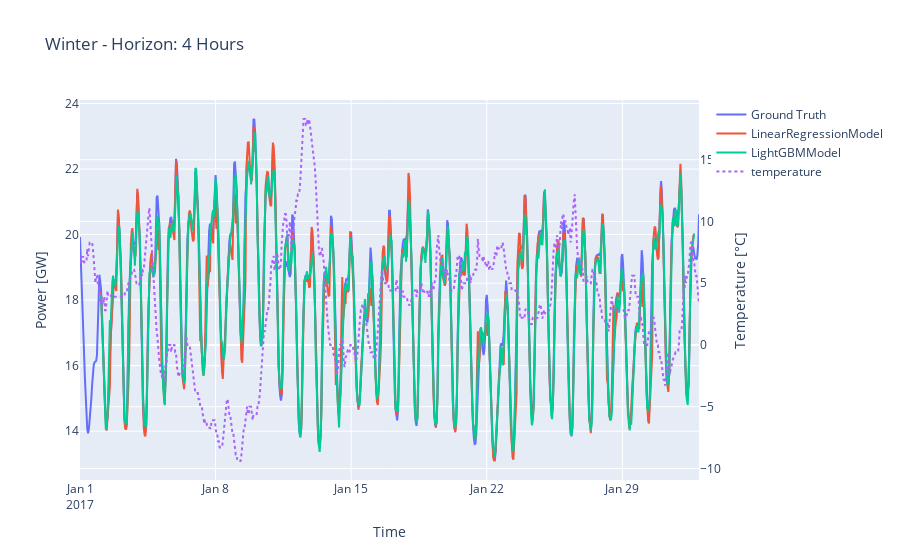
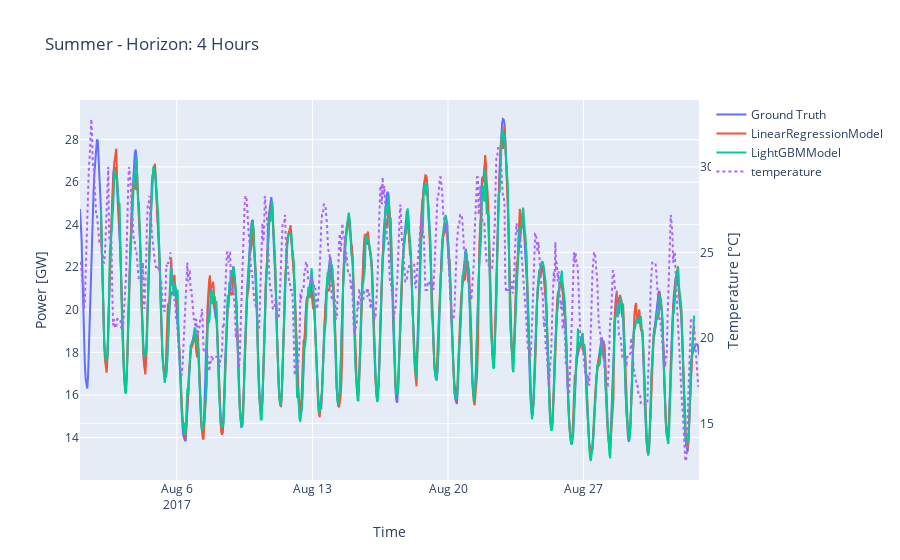
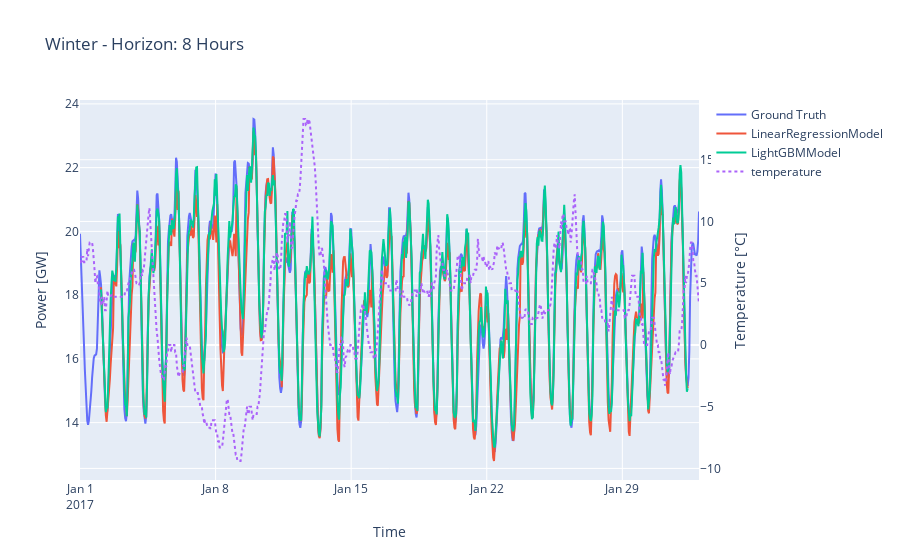
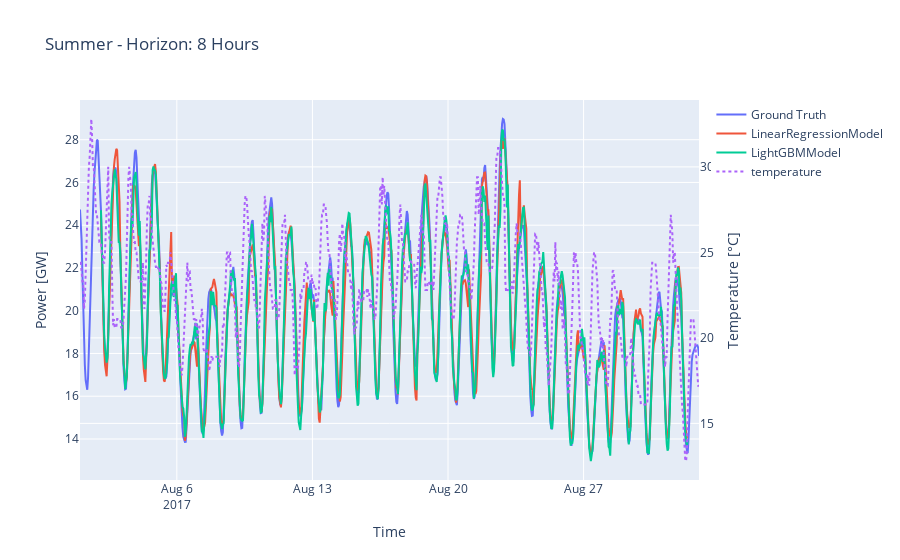

Write notebook code for charts like these, in order.
### Markdown cell above
### Plot 1: Side-by-side comparison of the models

### Code cell
temp_data = {'Summer': df_cov_test.iloc[:,0], 'Winter': df_cov_val.iloc[:,0]}


for n_ahead, dict_result_season in dict_result_n_ahead.items():

    for season, (_, preds_per_model, gt) in dict_result_season.items():
        fig = go.Figure()

        # Add the ground truth data to the left axis
        fig.add_trace(go.Scatter(x=gt.pd_series().index, y=gt.pd_series().values, name="Ground Truth", yaxis="y1"))

        for model_name in model_names:
            preds = preds_per_model[model_name]
            fig.add_trace(go.Scatter(x=preds.pd_series().index, y=preds.pd_series().values, name=model_name, yaxis="y1"))

        # Add the df_cov_test data to the right axis
        
        series_weather = temp_data[season]
        fig.add_trace(go.Scatter(
        x=series_weather.index,
        y=series_weather.values,
        name="temperature",
        yaxis="y2",
        line=dict(dash="dot")  # Set the line style to dotted
    ))

        fig.update_layout(
            title=f"{season} - Horizon: {n_ahead// timesteps_per_hour} Hours",
            xaxis=dict(title="Time"),
            yaxis=dict(title=f"Power [{ts_train[0].components[0][-2:]}]", side="left"),
            yaxis2=dict(title="Temperature [°C]", overlaying="y", side="right"),
        )

        fig.show()
        wandb.log({f"{season} - Side-by-side comparison of predictions and the ground truth": fig})

### Figure 1 — Plotly figure (JSON) as saved in the notebook; plotly's stock layout.template omitted (floating-point values rounded to 4 significant figures; data arrays with more than 128 entries replaced by an {"elided": "..."} marker saying what was removed)
{"data": [{"name": "Ground Truth", "type": "scatter", "x": {"elided": "768 str values"}, "y": {"elided": "768 float values"}, "yaxis": "y"}, {"name": "LinearRegressionModel", "type": "scatter", "x": {"elided": "736 str values"}, "y": {"elided": "736 float values"}, "yaxis": "y"}, {"name": "LightGBMModel", "type": "scatter", "x": {"elided": "736 str values"}, "y": {"elided": "736 float values"}, "yaxis": "y"}, {"line": {"dash": "dot"}, "name": "temperature", "type": "scatter", "x": {"elided": "768 str values"}, "y": {"elided": "768 float values"}, "yaxis": "y2"}], "layout": {"title": {"text": "Winter - Horizon: 4 Hours"}, "xaxis": {"title": {"text": "Time"}}, "yaxis": {"side": "left", "title": {"text": "Power [GW]"}}, "yaxis2": {"overlaying": "y", "side": "right", "title": {"text": "Temperature [°C]"}}}}

### Figure 2 — Plotly figure (JSON) as saved in the notebook; plotly's stock layout.template omitted (floating-point values rounded to 4 significant figures; data arrays with more than 128 entries replaced by an {"elided": "..."} marker saying what was removed)
{"data": [{"name": "Ground Truth", "type": "scatter", "x": {"elided": "768 str values"}, "y": {"elided": "768 float values"}, "yaxis": "y"}, {"name": "LinearRegressionModel", "type": "scatter", "x": {"elided": "736 str values"}, "y": {"elided": "736 float values"}, "yaxis": "y"}, {"name": "LightGBMModel", "type": "scatter", "x": {"elided": "736 str values"}, "y": {"elided": "736 float values"}, "yaxis": "y"}, {"line": {"dash": "dot"}, "name": "temperature", "type": "scatter", "x": {"elided": "768 str values"}, "y": {"elided": "768 float values"}, "yaxis": "y2"}], "layout": {"title": {"text": "Summer - Horizon: 4 Hours"}, "xaxis": {"title": {"text": "Time"}}, "yaxis": {"side": "left", "title": {"text": "Power [GW]"}}, "yaxis2": {"overlaying": "y", "side": "right", "title": {"text": "Temperature [°C]"}}}}

### Figure 3 — Plotly figure (JSON) as saved in the notebook; plotly's stock layout.template omitted (floating-point values rounded to 4 significant figures; data arrays with more than 128 entries replaced by an {"elided": "..."} marker saying what was removed)
{"data": [{"name": "Ground Truth", "type": "scatter", "x": {"elided": "768 str values"}, "y": {"elided": "768 float values"}, "yaxis": "y"}, {"name": "LinearRegressionModel", "type": "scatter", "x": {"elided": "728 str values"}, "y": {"elided": "728 float values"}, "yaxis": "y"}, {"name": "LightGBMModel", "type": "scatter", "x": {"elided": "728 str values"}, "y": {"elided": "728 float values"}, "yaxis": "y"}, {"line": {"dash": "dot"}, "name": "temperature", "type": "scatter", "x": {"elided": "768 str values"}, "y": {"elided": "768 float values"}, "yaxis": "y2"}], "layout": {"title": {"text": "Winter - Horizon: 8 Hours"}, "xaxis": {"title": {"text": "Time"}}, "yaxis": {"side": "left", "title": {"text": "Power [GW]"}}, "yaxis2": {"overlaying": "y", "side": "right", "title": {"text": "Temperature [°C]"}}}}

### Figure 4 — Plotly figure (JSON) as saved in the notebook; plotly's stock layout.template omitted (floating-point values rounded to 4 significant figures; data arrays with more than 128 entries replaced by an {"elided": "..."} marker saying what was removed)
{"data": [{"name": "Ground Truth", "type": "scatter", "x": {"elided": "768 str values"}, "y": {"elided": "768 float values"}, "yaxis": "y"}, {"name": "LinearRegressionModel", "type": "scatter", "x": {"elided": "728 str values"}, "y": {"elided": "728 float values"}, "yaxis": "y"}, {"name": "LightGBMModel", "type": "scatter", "x": {"elided": "728 str values"}, "y": {"elided": "728 float values"}, "yaxis": "y"}, {"line": {"dash": "dot"}, "name": "temperature", "type": "scatter", "x": {"elided": "768 str values"}, "y": {"elided": "768 float values"}, "yaxis": "y2"}], "layout": {"title": {"text": "Summer - Horizon: 8 Hours"}, "xaxis": {"title": {"text": "Time"}}, "yaxis": {"side": "left", "title": {"text": "Power [GW]"}}, "yaxis2": {"overlaying": "y", "side": "right", "title": {"text": "Temperature [°C]"}}}}
